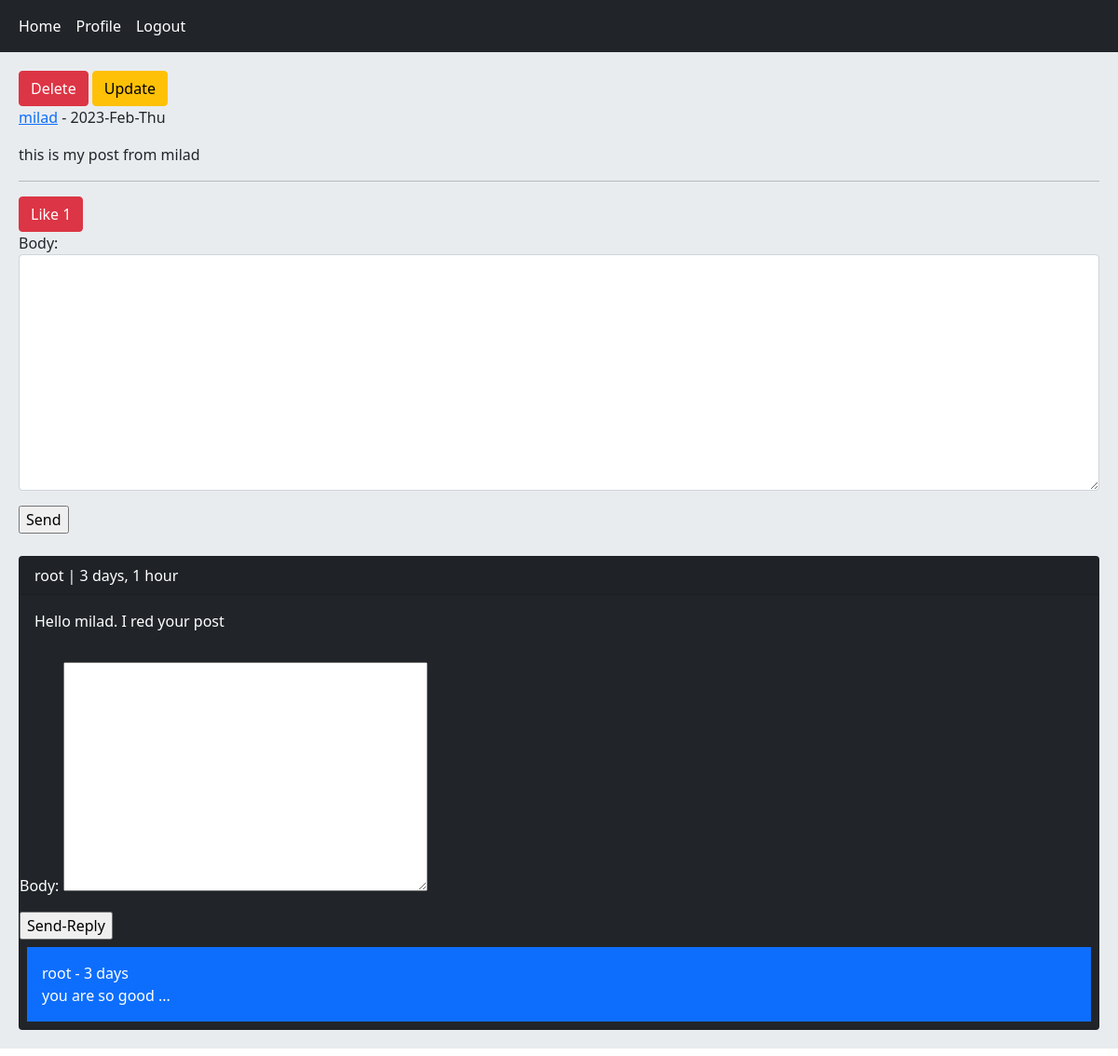
Screenshot of /detail/2/this-is-my-post-from-milad (signed in) with the database file from the repository.
### home/models.py (models this page shows, shortened)
class Post(models.Model):
    user = models.ForeignKey(User, on_delete=models.CASCADE, related_name='posts')
    body = models.TextField()
    slug = models.SlugField(max_length=60)
    created = models.DateTimeField(auto_now_add=True)
    updated = models.DateTimeField(auto_now=True)
    def like_count(self):
        return self.pvote.count()

class Comment(models.Model):
    user = models.ForeignKey(User, on_delete=models.CASCADE, related_name='ucomment')
    post = models.ForeignKey(Post, on_delete=models.CASCADE, related_name='pcomment')
    reply = models.ForeignKey('self', on_delete=models.CASCADE, related_name='rcomment', blank=True, null=True)
    is_reply = models.BooleanField(default=False)
    body = models.TextField(max_length=300)
    created = models.DateTimeField(auto_now_add=True)

### home/views.py (the view, shortened to what this page needs)
# urls.py: path('detail/<int:post_id>/<slug:post_slug>', views.PostDetailView.as_view(), name='post_detail'),
class PostDetailView(View):
    form_class = CommentCreateForm
    form_class_reply = CommentReplyForm
    def setup(self, request, *args, **kwargs):
        self.post_current = get_object_or_404(Post, pk=kwargs['post_id'], slug=kwargs['post_slug'])
        return super().setup(request, *args, **kwargs)
    def get(self, request, *args, **kwargs):
        post = self.post_current
        comments = post.pcomment.filter(is_reply=False)
        return render(request, 'home/detail.html', {'post': post, 'comments': comments, 'form': self.form_class,
                                                    'form_reply': self.form_class_reply})

### home/templates/home/detail.html (shortened to what this page needs)
{% extends 'base.html' %}
{% block content %}
    {% if post.user.id == request.user.id %}
        <a href="{% url 'home:post_delete' post.id %}" class="btn btn-danger">Delete</a>
        <a href="{% url 'home:post_update' post.id %}" class="btn btn-warning">Update</a>
    {% endif %}
    <p><a href="{% url 'account:user_profile' post.user.id %}">{{ post.user.username }}</a> - {{ post.updated|date:"Y-M-D"}}</p>
    <p>{{ post.body }}</p>
    <hr>
    {% if request.user.is_authenticated %}
        <a href="{% url 'home:add_like' post.id %}" class="btn btn-danger">Like {{ post.like_count }}</a>
        <form action="" method="post">
            {{ form.as_p }}
            <input type="submit" value="Send">
        </form>
    {% endif %}
    <br>
    {% for comment in comments %}
        <div class="card bg-dark text-white">
            <p class="card-header">{{ comment.user }} | {{ comment.created|timesince }}</p>
            <p class="card-body">{{ comment.body }}</p>
            <form action="{% url 'home:add_reply' post.id comment.id %}" method="post">
                {{ form_reply.as_p }}
                <input type="submit" value="Send-Reply">
            </form>
           {% for reply in comment.rcomment.all %}
            <p class="bg-primary p-3 m-2">{{ reply.user }} - {{ reply.created|timesince }}<br>{{ reply.body }}</p>
           {% endfor %}
        </div>
    {% empty %}
        <p>No comments yet ..</p>
    {% endfor %}
{% endblock %}

### rows the page displays
Post: user.username "milad", updated "2023-Feb-Thu", body "this is my post from milad", like_count "1"
Comment: user "root", created "3 days, 1 hour", body "Hello milad. I red your post"
Comment: user "root", created "3 days", body "you are so good ..."
